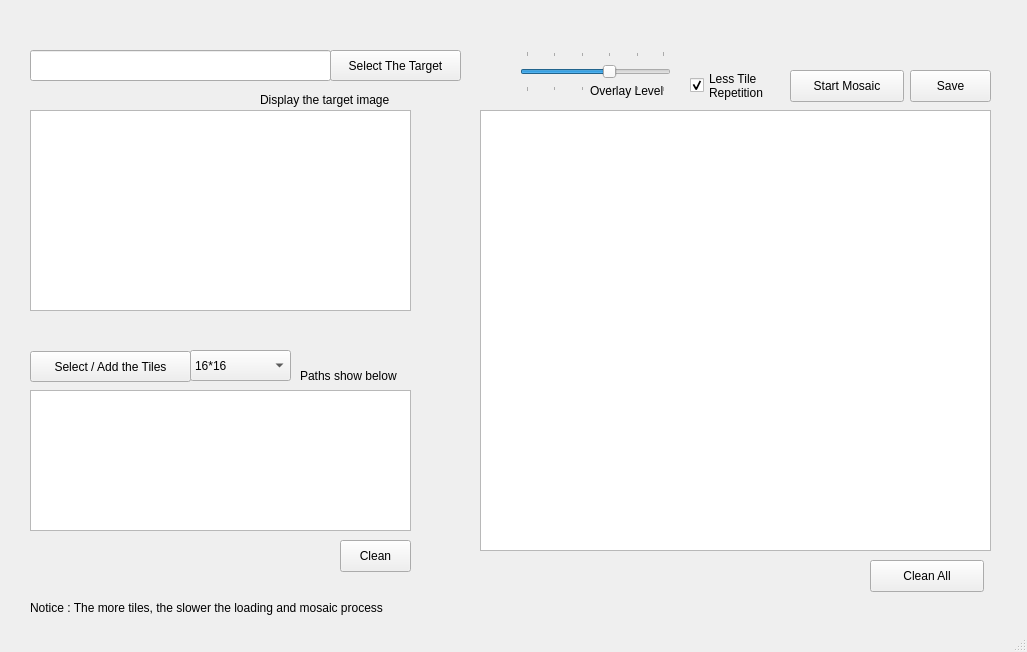
<?xml version="1.0" encoding="UTF-8"?>
<ui version="4.0">
 <class>MainWindow</class>
 <widget class="QMainWindow" name="MainWindow">
  <property name="geometry">
   <rect>
    <x>0</x>
    <y>0</y>
    <width>1027</width>
    <height>652</height>
   </rect>
  </property>
  <property name="acceptDrops">
   <bool>false</bool>
  </property>
  <property name="windowTitle">
   <string>Image Mosaic</string>
  </property>
  <property name="documentMode">
   <bool>true</bool>
  </property>
  <widget class="QWidget" name="centralWidget">
   <widget class="QPushButton" name="targetSelection">
    <property name="geometry">
     <rect>
      <x>330</x>
      <y>50</y>
      <width>131</width>
      <height>31</height>
     </rect>
    </property>
    <property name="text">
     <string>Select The Target</string>
    </property>
   </widget>
   <widget class="QPushButton" name="tilesSelection">
    <property name="geometry">
     <rect>
      <x>30</x>
      <y>351</y>
      <width>161</width>
      <height>31</height>
     </rect>
    </property>
    <property name="text">
     <string>Select / Add the Tiles</string>
    </property>
   </widget>
   <widget class="QLineEdit" name="targetPath">
    <property name="geometry">
     <rect>
      <x>30</x>
      <y>50</y>
      <width>301</width>
      <height>31</height>
     </rect>
    </property>
    <property name="cursor">
     <cursorShape>ArrowCursor</cursorShape>
    </property>
    <property name="focusPolicy">
     <enum>Qt::NoFocus</enum>
    </property>
   </widget>
   <widget class="QTextEdit" name="tilePaths">
    <property name="geometry">
     <rect>
      <x>30</x>
      <y>390</y>
      <width>381</width>
      <height>141</height>
     </rect>
    </property>
    <property name="focusPolicy">
     <enum>Qt::NoFocus</enum>
    </property>
   </widget>
   <widget class="QLabel" name="label">
    <property name="geometry">
     <rect>
      <x>300</x>
      <y>360</y>
      <width>111</width>
      <height>31</height>
     </rect>
    </property>
    <property name="text">
     <string>Paths show below</string>
    </property>
   </widget>
   <widget class="QPushButton" name="saveButton">
    <property name="geometry">
     <rect>
      <x>910</x>
      <y>70</y>
      <width>81</width>
      <height>32</height>
     </rect>
    </property>
    <property name="text">
     <string>Save</string>
    </property>
   </widget>
   <widget class="QGraphicsView" name="displayTarget">
    <property name="geometry">
     <rect>
      <x>30</x>
      <y>110</y>
      <width>381</width>
      <height>201</height>
     </rect>
    </property>
    <property name="dragMode">
     <enum>QGraphicsView::ScrollHandDrag</enum>
    </property>
    <property name="resizeAnchor">
     <enum>QGraphicsView::AnchorViewCenter</enum>
    </property>
   </widget>
   <widget class="QGraphicsView" name="displayResult">
    <property name="geometry">
     <rect>
      <x>480</x>
      <y>110</y>
      <width>511</width>
      <height>441</height>
     </rect>
    </property>
    <property name="dragMode">
     <enum>QGraphicsView::ScrollHandDrag</enum>
    </property>
    <property name="resizeAnchor">
     <enum>QGraphicsView::AnchorViewCenter</enum>
    </property>
   </widget>
   <widget class="QLabel" name="label_2">
    <property name="geometry">
     <rect>
      <x>260</x>
      <y>90</y>
      <width>151</width>
      <height>20</height>
     </rect>
    </property>
    <property name="text">
     <string>Display the target image</string>
    </property>
   </widget>
   <widget class="QPushButton" name="runButton">
    <property name="geometry">
     <rect>
      <x>790</x>
      <y>70</y>
      <width>114</width>
      <height>32</height>
     </rect>
    </property>
    <property name="text">
     <string>Start Mosaic</string>
    </property>
    <property name="autoRepeat">
     <bool>false</bool>
    </property>
   </widget>
   <widget class="QSlider" name="overlaySlider">
    <property name="geometry">
     <rect>
      <x>520</x>
      <y>51</y>
      <width>151</width>
      <height>41</height>
     </rect>
    </property>
    <property name="mouseTracking">
     <bool>true</bool>
    </property>
    <property name="autoFillBackground">
     <bool>true</bool>
    </property>
    <property name="maximum">
     <number>99</number>
    </property>
    <property name="singleStep">
     <number>20</number>
    </property>
    <property name="pageStep">
     <number>20</number>
    </property>
    <property name="value">
     <number>60</number>
    </property>
    <property name="orientation">
     <enum>Qt::Horizontal</enum>
    </property>
    <property name="invertedAppearance">
     <bool>false</bool>
    </property>
    <property name="invertedControls">
     <bool>false</bool>
    </property>
    <property name="tickPosition">
     <enum>QSlider::TicksBothSides</enum>
    </property>
   </widget>
   <widget class="QPushButton" name="cleanButton">
    <property name="geometry">
     <rect>
      <x>870</x>
      <y>560</y>
      <width>114</width>
      <height>32</height>
     </rect>
    </property>
    <property name="text">
     <string>Clean All</string>
    </property>
   </widget>
   <widget class="QLabel" name="label_3">
    <property name="geometry">
     <rect>
      <x>30</x>
      <y>600</y>
      <width>421</width>
      <height>16</height>
     </rect>
    </property>
    <property name="text">
     <string>Notice : The more tiles, the slower the loading and mosaic process</string>
    </property>
   </widget>
   <widget class="QLabel" name="label_4">
    <property name="geometry">
     <rect>
      <x>590</x>
      <y>80</y>
      <width>91</width>
      <height>21</height>
     </rect>
    </property>
    <property name="text">
     <string>Overlay Level</string>
    </property>
   </widget>
   <widget class="QCheckBox" name="checkTileRepetition">
    <property name="geometry">
     <rect>
      <x>690</x>
      <y>70</y>
      <width>91</width>
      <height>31</height>
     </rect>
    </property>
    <property name="autoFillBackground">
     <bool>false</bool>
    </property>
    <property name="text">
     <string>Less Tile 
Repetition</string>
    </property>
    <property name="checked">
     <bool>true</bool>
    </property>
   </widget>
   <widget class="QPushButton" name="cleanTilePathButton">
    <property name="geometry">
     <rect>
      <x>340</x>
      <y>540</y>
      <width>71</width>
      <height>32</height>
     </rect>
    </property>
    <property name="text">
     <string>Clean</string>
    </property>
   </widget>
   <widget class="QComboBox" name="tileSizeSelection">
    <property name="geometry">
     <rect>
      <x>190</x>
      <y>350</y>
      <width>101</width>
      <height>31</height>
     </rect>
    </property>
    <property name="currentText">
     <string>64*64</string>
    </property>
    <item>
     <property name="text">
      <string>16*16</string>
     </property>
    </item>
    <item>
     <property name="text">
      <string>32*32</string>
     </property>
    </item>
    <item>
     <property name="text">
      <string>64*64</string>
     </property>
    </item>
    <item>
     <property name="text">
      <string>128*128</string>
     </property>
    </item>
   </widget>
  </widget>
  <widget class="QStatusBar" name="statusBar"/>
 </widget>
 <layoutdefault spacing="6" margin="11"/>
 <resources/>
 <connections/>
</ui>
